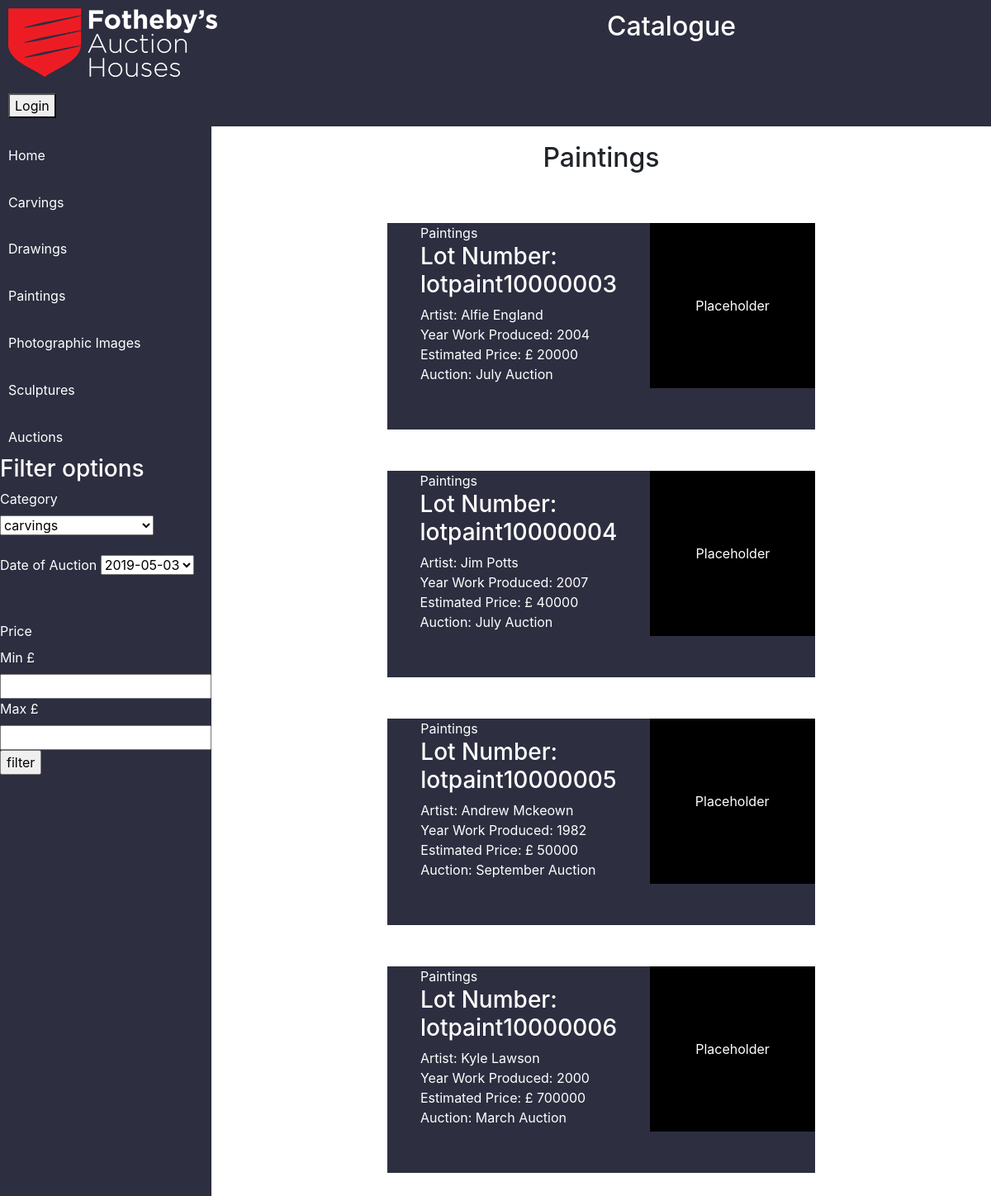
The app's page /default/public/paintingspublic.php with its own data.
### tables this page shows
CREATE TABLE `Paintings` (
  `idPaintings` int(11) NOT NULL AUTO_INCREMENT,
  `lotnumber` varchar(45) NOT NULL DEFAULT 'lotpaint',
  `Name_of_artist` varchar(45) DEFAULT NULL,
  `year_work_produced` varchar(45) DEFAULT NULL,
  `subject_classification` varchar(45) DEFAULT NULL,
  `description` varchar(500) DEFAULT NULL,
  `auction_date` varchar(45) DEFAULT NULL,
  `estimated_price` varchar(45) DEFAULT NULL,
  `medium_used` varchar(45) DEFAULT NULL,
  `framed` varchar(45) DEFAULT NULL,
  `height_dimension` varchar(45) DEFAULT NULL,
  `length_dimension` varchar(45) DEFAULT NULL,
  `Auction` varchar(45) DEFAULT NULL,
  `status` varchar(45) DEFAULT NULL,
  `category` varchar(45) DEFAULT NULL,
  `sold_for` varchar(45) DEFAULT NULL,
  `commision_price` varchar(45) DEFAULT NULL,
  PRIMARY KEY (`idPaintings`,`lotnumber`)
);

### default/public/paintingspublic.php (the view, shortened to what this page needs)
<?php
require 'headers/publicheader.php';
$sculptures = $pdo->query('SELECT * FROM Paintings WHERE status = "Approved" ');
echo '<h2>Paintings</h2>
';
echo '<div class="grid">';
foreach ($sculptures as $row){
echo '<div class="cell3">';
  echo '<a href="auctionlotshowpaint.php?id='.$row['idPaintings'].'">';
echo '<ul>';
echo '<li>Paintings</li>';
echo '<li><h3>Lot Number:'.' '.$row['lotnumber'].$row['idPaintings'].'</h3></li>';
echo '<li>Artist:'.' '.$row['Name_of_artist'].'</li>';
echo '<li>Year Work Produced:'.' '.$row['year_work_produced'].'</li>';
echo '<li>Estimated Price: £'.' '.$row['estimated_price'].'</li>';
echo '<li>Auction: '.' '.$row['Auction'].'</li>';
echo '</ul>';
echo '</a>';
echo '<ul>
<div class="placehold">
  Placeholder
</div>
</ul>';
echo '</div>';
}
?>
</div>

### default/public/style.css (style rules this page uses)
ul { list-style: none; }
html,body { height:100%; margin:0; }
body { width: 100%; height: 100%; }
h2 { margin-top: 2%; text-align: center; }
.grid { display: flex; flex-wrap: wrap; justify-content: space-around; margin: 60px; color: white; list-style: none; transition: all .2s ease-in-out; }
.grid ul { list-style: none; }
.cell3 ul { color: white; }
.cell3 { display: flex; flex: 0 0 32%; height: 250px; margin-bottom: 50px; background-color: #2d2e40; }
.cell3:nth-child(3n) { background-color: #2d2e40; }
.placehold { width:200px; background-color: black; color: white; display: flex; justify-content: center; align-items: center; height: 200px; }
.cell3 ul { display: flex; flex-direction: column; }

### records on screen
paintings: lotnumber "lotpaint", idPaintings "10000003", Name_of_artist "Alfie England", year_work_produced "2004", estimated_price "20000", Auction "July Auction"
paintings: lotnumber "lotpaint", idPaintings "10000004", Name_of_artist "Jim Potts", year_work_produced "2007", estimated_price "40000", Auction "July Auction"
paintings: lotnumber "lotpaint", idPaintings "10000005", Name_of_artist "Andrew Mckeown", year_work_produced "1982", estimated_price "50000", Auction "September Auction"
paintings: lotnumber "lotpaint", idPaintings "10000006", Name_of_artist "Kyle Lawson", year_work_produced "2000", estimated_price "700000", Auction "March Auction"

### other values on screen
form field date "2019-05-03"
